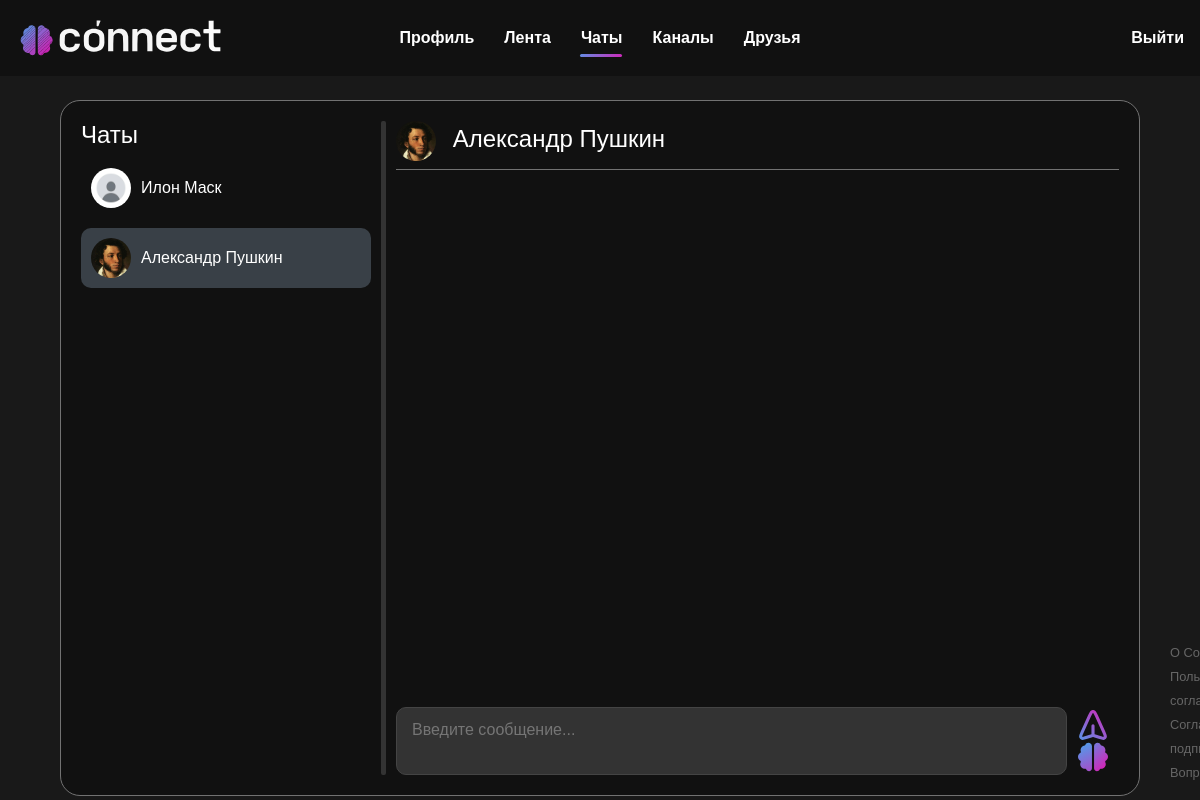
/chats/14 (signed in), run on an earlier commit of the app's database.
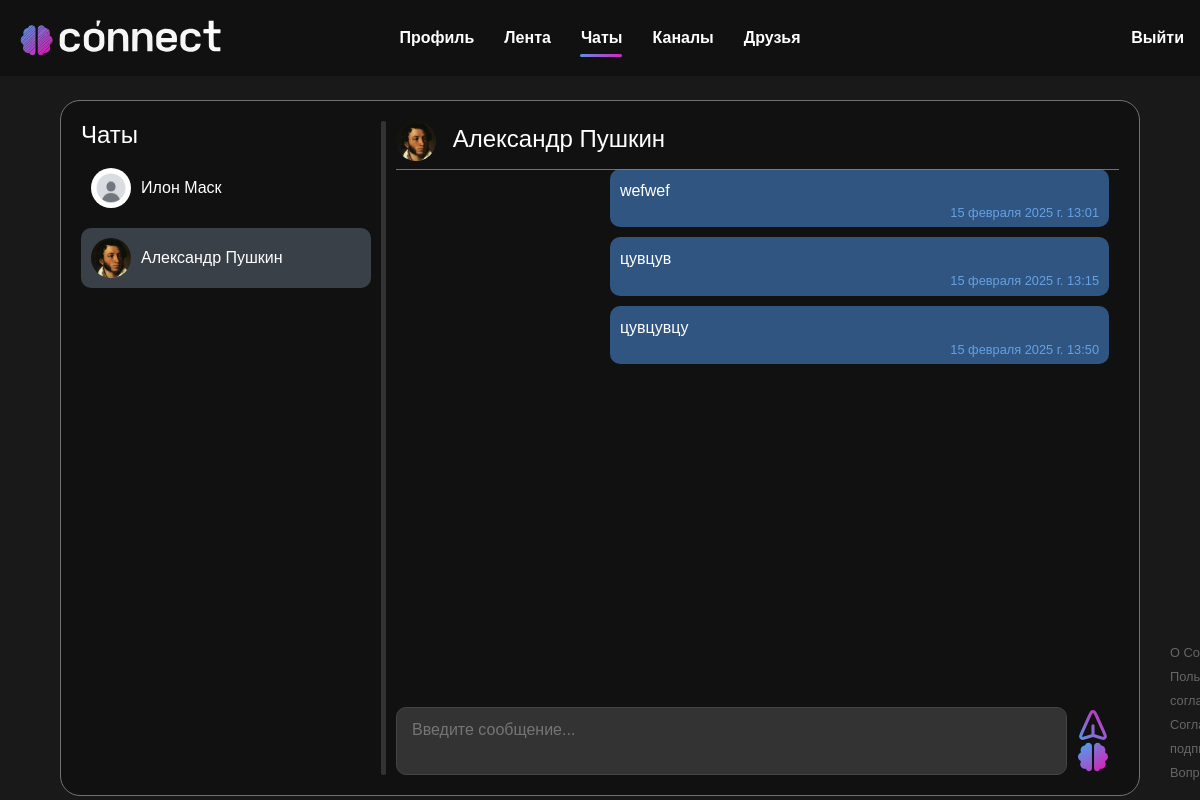
And on a later commit of the database.
### users/models.py (models this page shows, shortened)
class User(AbstractUser):
    first_name = models.CharField("Имя", max_length=20)
    last_name = models.CharField("Фамилия", max_length=20)
    username = models.CharField("Имя пользователя", unique=True, max_length=20)
    email = models.EmailField("Почта", unique=True)
    password = models.CharField("Пароль", max_length=20)
    image = models.ImageField("Аватар", upload_to='users_images', blank=True, null=True)
    about = models.TextField("О себе", max_length=250, blank=True, null=True)
    ai_help_requests_left = models.PositiveIntegerField(default=5)
    last_ai_help_reset = models.DateTimeField(auto_now_add=True)
    has_subscription = models.BooleanField(default=False)
    def get_avatar_url(self):
        if self.image and hasattr(self.image, 'url'):
            return self.image.url
        else:
            return os.path.join(settings.STATIC_URL, 'person/img/default.jpg')
    class Meta:
        verbose_name = 'Пользователь'
        verbose_name_plural = 'Пользователи'

### chats/models.py (models this page shows, shortened)
class Message(models.Model):
    chat = models.ForeignKey(Chat, on_delete=models.CASCADE, related_name='messages')
    sender = models.ForeignKey(User, on_delete=models.CASCADE, related_name='sent_messages')
    content = models.TextField()
    timestamp = models.DateTimeField(auto_now_add=True)
    is_changed = models.BooleanField(default=False)
    class Meta:
        verbose_name = 'Сообщение'
        verbose_name_plural = 'Сообщения'
        ordering = ['timestamp']

### chats/views.py (the view)
# urls.py: path('<int:chat_id>', views.chats, name='chats'),
@login_required
def chats(request, chat_id):
    chat = get_object_or_404(Chat, id=chat_id)
    messages = chat.messages.all()
    if request.method == 'POST':
        content = request.POST.get('message-content')
        if content:
            Message.objects.create(chat=chat, sender=request.user, content=content)
        return redirect('chats', chat_id=chat.id)
    if not chat.participants.filter(id=request.user.id).exists():
        return render(request, "404.html")
    chats_list = get_user_chats(request)
    data = {
        'user': request.user,
        'chats_list': chats_list,
        'chat': chat,
        'messages': messages
    }
    return render(request, 'chats/chats.html', data)

### chats/views.py (called while the page is built)
def get_user_chats(request):
    chats_list = Chat.objects.filter(participants=request.user)
    chats_list_filtered = []
    for chat in chats_list:
        other_participants = chat.participants.exclude(id=request.user.id)
        for user in other_participants:
            chats_list_filtered.append({'user': user, 'chat_id': chat.id, 'chat': chat})
    chats_list_filtered.sort(key=lambda x: x['chat'].messages.latest('timestamp').timestamp if x['chat'].messages.exists() else x['chat'].created_at, reverse=True)
    return chats_list_filtered

### chats/templates/chats/chats.html (shortened to what this page needs)
{% extends 'main/layout.html' %}
{% load static %}
{% block link %}
    <link rel="stylesheet" href="{% static 'chats/css/chats.css' %}">
{% endblock %}
{% block content %}
<section class="container-chats">
    <aside class="chat-list">
        <h2 class="list-name">Чаты</h2>
        <div class="chats">
            {% if chats_list %}
                {% for chat_info in chats_list %}
                    <a class="chat-link {% if request.resolver_match.kwargs.chat_id == chat_info.chat_id %}active{% endif %}" href="{% url 'chats' chat_info.chat_id %}">
                        <div class="chat-item" title="{{ chat_info.user.first_name }} {{ chat_info.user.last_name }}">
                            <img src="{{ chat_info.user.get_avatar_url }}" class="chat-image" height="40" width="40" alt="Avatar">
                            <span class="chat-name-list">{{ chat_info.user.first_name }} {{ chat_info.user.last_name }}</span>
                        </div>
                    </a>
                {% endfor %}
            {% else %}
                <p class="commentary">У вас нет чатов</p>
            {% endif %}
        </div>
    </aside>
    <div class="resizer" id="dragMe">
        <button type="button" style="height: 100%;"></button>
    </div>
    <div class="chat-window">
        {% if chat %}
            {% for participant in chat.participants.all %}
                {% if participant != request.user %}
                    <a style="color: white" href="{% url 'user_profile' participant.username %}">
                        <h2 class="chat-name-window">
                            <img src="{{ participant.get_avatar_url }}" class="chat-image" height="50" width="50" alt="Avatar">
                            {{ participant.first_name }} {{ participant.last_name }}
                        </h2>
                    </a>
                {% endif %}
            {% endfor %}
            <div class="messages" id="chat-messages">
                {% for message in messages %}
                    {% if message.sender.id == request.user.id %}
                        <div class="message message-sent" data-message-id="{{ message.id }}">
                            <div class="message-text">{{ message.content }}</div>
                            <span class="message-sent-time">
                                {{ message.timestamp }}
                            </span>
                        </div>
                    {% endif %}
                {% endfor %}
            </div>
            <form method="post">
                <div class="input-area">
                    <textarea class="text-message-field" name="message-content" placeholder="Введите сообщение..."></textarea>
                    <div class="input-area-buttons">
                        <button type="submit">
                            <img src="{% static 'chats/img/send.svg' %}" height="30px" width="30px">
                        </button>
                        <button type="button" id="aiHelpButton" data-chat-id="{{ chat.id }}">
                            <img src="{% static 'chats/img/ai.svg' %}" id="aiHelpIcon" height="30px" width="30px">
                        </button>
                    </div>
                </div>
            </form>
        {% else %}
            <p class="commentary-centered">Чат не выбран</p>
        {% endif %}
    </div>
</section>
{% endblock %}

### main/templates/main/layout.html (shortened to what this page needs)
{% load static %}
<!doctype html>
<html lang="ru">
<head>
    <link rel="stylesheet" href="https://cdn.jsdelivr.net/npm/bootstrap@5.3.3/dist/css/bootstrap.min.css">
    <link rel="stylesheet" href="https://cdn.jsdelivr.net/npm/@fortawesome/fontawesome-free@6.6.0/css/fontawesome.min.css">
    <link rel="stylesheet" href="https://cdnjs.cloudflare.com/ajax/libs/font-awesome/6.4.0/css/all.min.css">
    <link rel="stylesheet" href="{% static 'main/css/main.css' %}">
    {% block link %}{% endblock %}
</head>
<body>
    <header class="custom-header">
        <a href="{% url 'home' %}" title="Connect">
            <picture>
                <source media="(max-width: 899px)" srcset="{% static 'main/img/mini_logo.svg' %}">
                <source media="(min-width: 900px)" srcset="{% static 'main/img/logo.svg' %}">
                <img class="logo" src="{% static 'main/img/logo.svg' %}" alt="Логотип">
            </picture>
        </a>
        {% if user.is_authenticated %}
            <div class="d-flex justify-content-center">
                <nav class="main-nav">
                    <ul>
                        <li><a class="main-nav-link {% if request.resolver_match.url_name == 'profile' %}active{% endif %}" href="{% url 'profile' %}">Профиль</a></li>
                        <li><a class="main-nav-link {% if request.resolver_match.url_name == 'feed' %}active{% endif %}" href="{% url 'feed' %}">Лента</a></li>
                        <li><a class="main-nav-link {% if request.resolver_match.url_name == 'chat_empty' or request.resolver_match.url_name == 'chats' %}active{% endif %}" href="{% url 'chat_empty' %}">Чаты</a></li>
                        <li><a class="main-nav-link {% if request.resolver_match.url_name == 'communities' %}active{% endif %}" href="{% url 'communities' %}">Каналы</a></li>
                        <li><a class="main-nav-link {% if request.resolver_match.url_name == 'friends' %}active{% endif %}" href="{% url 'friends' %}">Друзья</a></li>
                    </ul>
                    <span class="nav-indicator"></span>
                </nav>
            </div>
            <a class="quit-btn" href="{% url 'logout' %}">Выйти</a>
        {% endif %}
    </header>
    <main class="custom-container">
        {% block content %}
        {% endblock %}
    </main>
    <footer>
        <ul>
            <li><a href="/about">О Connect</a></li>
            <li><a href="/regulations/user_agreement">Пользовательское соглашение</a></li>
            <li><a href="/regulations/subscription_agreement">Соглашение о подписке</a></li>
            <li><a href="/faq">Вопросы и ответы</a></li>
        </ul>
    </footer>
</body>
</html>

### main/static/main/css/main.css (style rules this page uses)
body { font-family: sans-serif; margin: 0; padding: 0; background-color: #191919; color: #fff; }
.custom-header { display: grid; grid-template-columns: 1fr 2fr 1fr; align-items: center; padding: 1rem; background-color: #111111; position: fixed; top: 0; left: 0; right: 0; z-index: 1000; transition: transform 0.5s ease; }
.main-nav { position: relative; display: flex; justify-content: center; align-items: center; }
.main-nav ul { display: flex; list-style: none; margin: 0; padding: 0; }
.main-nav-link { margin: 10px 15px; color: #fff; text-decoration: none; font-weight: bold; display: inline-block; }
.nav-indicator { position: absolute; bottom: 3px; height: 3px; background: linear-gradient(315deg, rgba(207,40,185,1) 0%, rgba(97,142,228,1) 100%); border-radius: 3px; }
.quit-btn { color: #fff; font-weight: bold; text-align: right; }
main { padding-top: 100px; }
.custom-container { width: 1080px; margin: 0 auto; }
@media (max-width: 1200px) { .custom-container { width: 90%; margin: 0 auto; } }
footer { position: fixed; bottom: 0; }
footer ul { list-style: none; padding: 0; }
footer a { color: #666666; font-size: 0.8rem; }
a { text-decoration: none; }

### chats/static/chats/css/chats.css (style rules this page uses)
.container-chats { display: flex; background-color: #111111; padding: 20px; border-radius: 20px; height: 87vh; border: 0.3px solid rgb(114, 114, 114); }
.chat-list { display: flex; flex-direction: column; width: 300px; }
.list-name { font-size: 1.5rem; }
.chats { flex-grow: 1; padding-right: 10px; overflow-y: auto; }
.chat-item { display: flex; align-items: center; padding: 10px; margin-bottom: 10px; border-radius: 10px; background-color: transparent; cursor: pointer; transition: background-color 0.3s ease; }
.chat-link.active .chat-item { background-color: #394047; }
.chat-link { color: #fff; }
.chat-image { width: 40px; height: 40px; border-radius: 50%; margin-right: 10px; object-fit: cover; }
.chat-name-list { font-size: 1rem; white-space: nowrap; overflow: hidden; text-overflow: ellipsis; }
.resizer { border-radius: 2px; background-color: #333; height: 100%; width: 5px; }
.resizer button { background-color: transparent; border: none; cursor: ew-resize !important; }
.chat-window { position: relative; padding-left: 10px; display: flex; flex-direction: column; flex-grow: 1; width: 1px; }
.chat-name-window { font-size: 1.5rem; white-space: nowrap; overflow: hidden; text-overflow: ellipsis; }
.messages { flex-grow: 1; overflow-y: auto; padding-right: 10px; }
.message { width: 70%; padding: 10px 10px 5px 10px; border-radius: 10px; margin-bottom: 10px; word-wrap: break-word; display: flex; flex-direction: column; }
.message-sent { background-color: #4a90e288; align-self: flex-end; margin-left: auto; }
.message-text { font-size: 1rem; white-space: pre-wrap; }
.message-sent-time { align-self: flex-end; font-size: 0.8rem; color: #65a1e6; }
.input-area { display: flex; align-items: center; width: 100%; margin-top: 10px; }
.text-message-field { flex-grow: 1; width: 100%; height: 68px; resize: none; overflow-y: hidden; padding: 10px 15px 10px 15px; border-radius: 10px; background-color: #333; border: 1px solid #444; color: white; font-size: 16px; }
.input-area button { border: none; background-color: transparent; cursor: pointer; }
.input-area-buttons { display: flex; flex-direction: column; margin-right: 5px; margin-left: 5px; }
#aiHelpIcon { display: inline-block; overflow: hidden; transform-origin: center; }

What changed in the data, as far as the page shows it:
added Message: content "wefwef", timestamp "15 февраля 2025 г. 13:01"
added Message: content "цувцув", timestamp "15 февраля 2025 г. 13:15"
added Message: content "цувцувцу", timestamp "15 февраля 2025 г. 13:50"
